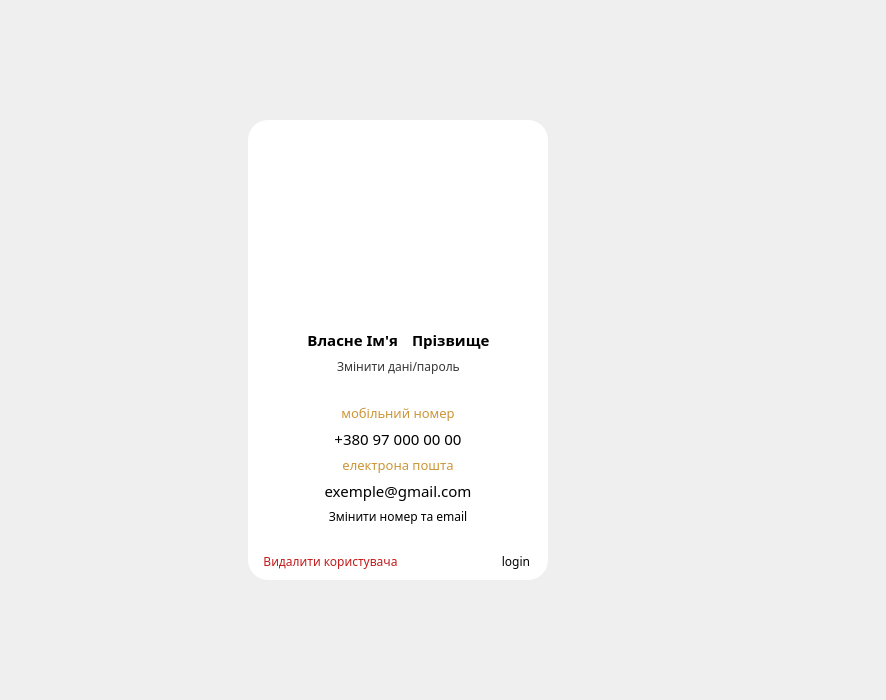
<?xml version="1.0" encoding="UTF-8"?>
<ui version="4.0">
 <class>UserForm</class>
 <widget class="QWidget" name="UserForm">
  <property name="geometry">
   <rect>
    <x>0</x>
    <y>0</y>
    <width>886</width>
    <height>700</height>
   </rect>
  </property>
  <property name="minimumSize">
   <size>
    <width>886</width>
    <height>700</height>
   </size>
  </property>
  <property name="maximumSize">
   <size>
    <width>886</width>
    <height>700</height>
   </size>
  </property>
  <property name="windowTitle">
   <string>Form</string>
  </property>
  <widget class="QWidget" name="widget" native="true">
   <property name="geometry">
    <rect>
     <x>248</x>
     <y>120</y>
     <width>300</width>
     <height>460</height>
    </rect>
   </property>
   <property name="minimumSize">
    <size>
     <width>300</width>
     <height>460</height>
    </size>
   </property>
   <property name="maximumSize">
    <size>
     <width>300</width>
     <height>460</height>
    </size>
   </property>
   <property name="font">
    <font>
     <family>Century Gothic</family>
     <pointsize>11</pointsize>
    </font>
   </property>
   <property name="styleSheet">
    <string notr="true">background-color: rgb(255, 255, 255);
border-radius: 20px;
padding-left: 10px;
padding-right: 10px;</string>
   </property>
   <layout class="QGridLayout" name="gridLayout">
    <item row="0" column="0">
     <layout class="QHBoxLayout" name="horizontalLayout_5">
      <property name="rightMargin">
       <number>5</number>
      </property>
      <item>
       <spacer name="horizontalSpacer_5">
        <property name="orientation">
         <enum>Qt::Horizontal</enum>
        </property>
        <property name="sizeHint" stdset="0">
         <size>
          <width>40</width>
          <height>20</height>
         </size>
        </property>
       </spacer>
      </item>
      <item>
       <widget class="QPushButton" name="close_button">
        <property name="maximumSize">
         <size>
          <width>25</width>
          <height>25</height>
         </size>
        </property>
        <property name="font">
         <font>
          <family>Century Gothic</family>
          <pointsize>10</pointsize>
          <weight>75</weight>
          <bold>true</bold>
         </font>
        </property>
        <property name="cursor">
         <cursorShape>PointingHandCursor</cursorShape>
        </property>
        <property name="styleSheet">
         <string notr="true">background-color: rgb(255, 255, 255, 0);
color: rgb(139, 139, 139);
padding-top: 7px;</string>
        </property>
        <property name="text">
         <string/>
        </property>
        <property name="icon">
         <iconset>
          <normalon>:/icon/icon/close-window-64.ico</normalon>
         </iconset>
        </property>
        <property name="iconSize">
         <size>
          <width>14</width>
          <height>14</height>
         </size>
        </property>
       </widget>
      </item>
     </layout>
    </item>
    <item row="1" column="0">
     <layout class="QHBoxLayout" name="horizontalLayout_2">
      <item>
       <spacer name="horizontalSpacer">
        <property name="font">
         <font>
          <family>Century Gothic</family>
          <pointsize>11</pointsize>
         </font>
        </property>
        <property name="orientation">
         <enum>Qt::Horizontal</enum>
        </property>
        <property name="sizeHint" stdset="0">
         <size>
          <width>40</width>
          <height>20</height>
         </size>
        </property>
       </spacer>
      </item>
      <item>
       <widget class="QLabel" name="label">
        <property name="minimumSize">
         <size>
          <width>150</width>
          <height>150</height>
         </size>
        </property>
        <property name="styleSheet">
         <string notr="true">border-image: url(:/avatar/avatar/men_anonim_avatar.svg);
border-radius: 20px;</string>
        </property>
        <property name="text">
         <string/>
        </property>
       </widget>
      </item>
      <item>
       <spacer name="horizontalSpacer_2">
        <property name="font">
         <font>
          <family>Century Gothic</family>
          <pointsize>11</pointsize>
         </font>
        </property>
        <property name="orientation">
         <enum>Qt::Horizontal</enum>
        </property>
        <property name="sizeHint" stdset="0">
         <size>
          <width>40</width>
          <height>20</height>
         </size>
        </property>
       </spacer>
      </item>
     </layout>
    </item>
    <item row="2" column="0">
     <layout class="QVBoxLayout" name="verticalLayout">
      <property name="spacing">
       <number>6</number>
      </property>
      <item>
       <spacer name="verticalSpacer_3">
        <property name="orientation">
         <enum>Qt::Vertical</enum>
        </property>
        <property name="sizeHint" stdset="0">
         <size>
          <width>20</width>
          <height>40</height>
         </size>
        </property>
       </spacer>
      </item>
      <item>
       <layout class="QHBoxLayout" name="horizontalLayout">
        <property name="spacing">
         <number>0</number>
        </property>
        <item>
         <spacer name="horizontalSpacer_7">
          <property name="orientation">
           <enum>Qt::Horizontal</enum>
          </property>
          <property name="sizeHint" stdset="0">
           <size>
            <width>40</width>
            <height>20</height>
           </size>
          </property>
         </spacer>
        </item>
        <item>
         <widget class="QLabel" name="f_name_output">
          <property name="font">
           <font>
            <family>Century Gothic</family>
            <pointsize>11</pointsize>
            <weight>75</weight>
            <bold>true</bold>
           </font>
          </property>
          <property name="layoutDirection">
           <enum>Qt::LeftToRight</enum>
          </property>
          <property name="styleSheet">
           <string notr="true">padding-right: 3px;</string>
          </property>
          <property name="text">
           <string>Власне Ім'я</string>
          </property>
          <property name="alignment">
           <set>Qt::AlignRight|Qt::AlignTrailing|Qt::AlignVCenter</set>
          </property>
         </widget>
        </item>
        <item>
         <widget class="QLabel" name="l_name_output">
          <property name="font">
           <font>
            <family>Century Gothic</family>
            <pointsize>11</pointsize>
            <weight>75</weight>
            <bold>true</bold>
           </font>
          </property>
          <property name="styleSheet">
           <string notr="true">padding-left: 3px;</string>
          </property>
          <property name="text">
           <string>Прізвище</string>
          </property>
          <property name="alignment">
           <set>Qt::AlignLeading|Qt::AlignLeft|Qt::AlignVCenter</set>
          </property>
         </widget>
        </item>
        <item>
         <spacer name="horizontalSpacer_8">
          <property name="orientation">
           <enum>Qt::Horizontal</enum>
          </property>
          <property name="sizeHint" stdset="0">
           <size>
            <width>40</width>
            <height>20</height>
           </size>
          </property>
         </spacer>
        </item>
       </layout>
      </item>
      <item>
       <layout class="QHBoxLayout" name="horizontalLayout_4">
        <item>
         <spacer name="horizontalSpacer_6">
          <property name="orientation">
           <enum>Qt::Horizontal</enum>
          </property>
          <property name="sizeHint" stdset="0">
           <size>
            <width>40</width>
            <height>20</height>
           </size>
          </property>
         </spacer>
        </item>
        <item>
         <widget class="QPushButton" name="change_f_l_name_password_button">
          <property name="font">
           <font>
            <family>Century Gothic</family>
            <pointsize>9</pointsize>
           </font>
          </property>
          <property name="styleSheet">
           <string notr="true">background-color: rgba(255, 255, 255, 0);
color: rgba(0, 0, 0, 200);</string>
          </property>
          <property name="text">
           <string>Змінити дані/пароль</string>
          </property>
         </widget>
        </item>
        <item>
         <spacer name="horizontalSpacer_4">
          <property name="orientation">
           <enum>Qt::Horizontal</enum>
          </property>
          <property name="sizeHint" stdset="0">
           <size>
            <width>40</width>
            <height>20</height>
           </size>
          </property>
         </spacer>
        </item>
       </layout>
      </item>
     </layout>
    </item>
    <item row="3" column="0">
     <layout class="QVBoxLayout" name="verticalLayout_2">
      <item>
       <spacer name="verticalSpacer_2">
        <property name="orientation">
         <enum>Qt::Vertical</enum>
        </property>
        <property name="sizeHint" stdset="0">
         <size>
          <width>20</width>
          <height>40</height>
         </size>
        </property>
       </spacer>
      </item>
      <item>
       <widget class="QLabel" name="phone_label">
        <property name="font">
         <font>
          <family>Century Gothic</family>
          <pointsize>10</pointsize>
         </font>
        </property>
        <property name="styleSheet">
         <string notr="true">color: rgba(190, 120, 0, 200);</string>
        </property>
        <property name="text">
         <string>мобільний номер</string>
        </property>
        <property name="alignment">
         <set>Qt::AlignCenter</set>
        </property>
       </widget>
      </item>
      <item>
       <widget class="QLabel" name="phone_output">
        <property name="font">
         <font>
          <family>Century Gothic</family>
          <pointsize>11</pointsize>
         </font>
        </property>
        <property name="text">
         <string>+380 97 000 00 00</string>
        </property>
        <property name="alignment">
         <set>Qt::AlignCenter</set>
        </property>
       </widget>
      </item>
      <item>
       <widget class="QLabel" name="email_label">
        <property name="font">
         <font>
          <family>Century Gothic</family>
          <pointsize>10</pointsize>
         </font>
        </property>
        <property name="styleSheet">
         <string notr="true">color: rgba(190, 120, 0, 200);</string>
        </property>
        <property name="text">
         <string>електрона пошта</string>
        </property>
        <property name="alignment">
         <set>Qt::AlignCenter</set>
        </property>
       </widget>
      </item>
      <item>
       <widget class="QLabel" name="email_output">
        <property name="font">
         <font>
          <family>Century Gothic</family>
          <pointsize>11</pointsize>
         </font>
        </property>
        <property name="inputMethodHints">
         <set>Qt::ImhEmailCharactersOnly</set>
        </property>
        <property name="text">
         <string>exemple@gmail.com</string>
        </property>
        <property name="alignment">
         <set>Qt::AlignCenter</set>
        </property>
       </widget>
      </item>
      <item>
       <widget class="QPushButton" name="change_email_phone_button">
        <property name="font">
         <font>
          <family>Century Gothic</family>
          <pointsize>9</pointsize>
         </font>
        </property>
        <property name="styleSheet">
         <string notr="true">background-color: rgba(255, 255, 255, 0);</string>
        </property>
        <property name="text">
         <string>Змінити номер та email</string>
        </property>
       </widget>
      </item>
     </layout>
    </item>
    <item row="4" column="0">
     <layout class="QVBoxLayout" name="verticalLayout_4">
      <item>
       <spacer name="verticalSpacer">
        <property name="font">
         <font>
          <family>Century Gothic</family>
          <pointsize>11</pointsize>
         </font>
        </property>
        <property name="orientation">
         <enum>Qt::Vertical</enum>
        </property>
        <property name="sizeHint" stdset="0">
         <size>
          <width>20</width>
          <height>40</height>
         </size>
        </property>
       </spacer>
      </item>
      <item>
       <layout class="QHBoxLayout" name="horizontalLayout_3">
        <property name="leftMargin">
         <number>5</number>
        </property>
        <property name="rightMargin">
         <number>5</number>
        </property>
        <item>
         <widget class="QPushButton" name="delete_user_button">
          <property name="font">
           <font>
            <family>Century Gothic</family>
            <pointsize>9</pointsize>
           </font>
          </property>
          <property name="cursor">
           <cursorShape>PointingHandCursor</cursorShape>
          </property>
          <property name="styleSheet">
           <string notr="true">background-color: rgba(255, 255, 255, 0);
color: rgba(190, 0, 0, 230);
padding-bottom: 10px;</string>
          </property>
          <property name="text">
           <string>Видалити користувача</string>
          </property>
         </widget>
        </item>
        <item>
         <spacer name="horizontalSpacer_3">
          <property name="font">
           <font>
            <family>Century Gothic</family>
            <pointsize>11</pointsize>
           </font>
          </property>
          <property name="orientation">
           <enum>Qt::Horizontal</enum>
          </property>
          <property name="sizeHint" stdset="0">
           <size>
            <width>40</width>
            <height>20</height>
           </size>
          </property>
         </spacer>
        </item>
        <item>
         <widget class="QLabel" name="login_label">
          <property name="font">
           <font>
            <family>Century Gothic</family>
            <pointsize>9</pointsize>
           </font>
          </property>
          <property name="styleSheet">
           <string notr="true">background-color: rgba(255, 255, 255, 0);
padding-bottom: 10px;</string>
          </property>
          <property name="text">
           <string>login</string>
          </property>
          <property name="alignment">
           <set>Qt::AlignRight|Qt::AlignTrailing|Qt::AlignVCenter</set>
          </property>
         </widget>
        </item>
       </layout>
      </item>
     </layout>
    </item>
   </layout>
  </widget>
 </widget>
 <resources>
  <include location="resource.qrc"/>
 </resources>
 <connections>
  <connection>
   <sender>close_button</sender>
   <signal>clicked()</signal>
   <receiver>UserForm</receiver>
   <slot>close()</slot>
   <hints>
    <hint type="sourcelabel">
     <x>533</x>
     <y>130</y>
    </hint>
    <hint type="destinationlabel">
     <x>333</x>
     <y>7</y>
    </hint>
   </hints>
  </connection>
 </connections>
</ui>
